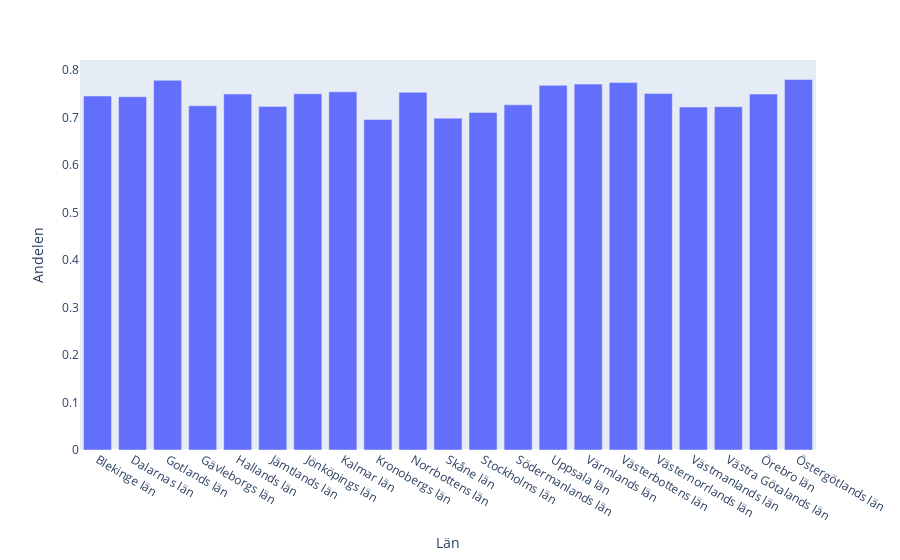

The notebook cell this image was saved under:
### Markdown cell above
### minst 3 doser

### Code cell
import plotly_express as px
import matplotlib.pyplot as plt

minst_dos3 = vaccinerade_kommun_och_ålder.groupby('Län_namn')['Andel 3 doser'].mean()

fig = px.bar(x=minst_dos3.index, y=minst_dos3)
fig.update_yaxes(title="Andelen",showgrid=False,showticklabels=True)
fig.update_xaxes(title="Län", showgrid=False, zeroline=True,showticklabels=True, showline=False)
fig.show()

### Figure 1 — Plotly figure (JSON) as saved in the notebook; plotly's stock layout.template omitted (floating-point values rounded to 4 significant figures)
{"data": [{"alignmentgroup": "True", "hovertemplate": "x=%{x}<br>y=%{y}<extra></extra>", "legendgroup": "", "marker": {"color": "#636efa", "pattern": {"shape": ""}}, "name": "", "offsetgroup": "", "orientation": "v", "showlegend": false, "textposition": "auto", "type": "bar", "x": ["Blekinge län", "Dalarnas län", "Gotlands län", "Gävleborgs län", "Hallands län", "Jämtlands län", "Jönköpings län", "Kalmar län", "Kronobergs län", "Norrbottens län", "Skåne län", "Stockholms län", "Södermanlands län", "Uppsala län", "Värmlands län", "Västerbottens län", "Västernorrlands län", "Västmanlands län", "Västra Götalands län", "Örebro län", "Östergötlands län"], "xaxis": "x", "y": [0.7449, 0.7434, 0.7781, 0.7245, 0.7492, 0.7231, 0.7497, 0.7538, 0.6956, 0.7528, 0.6983, 0.7104, 0.7263, 0.7675, 0.77, 0.7732, 0.7501, 0.7217, 0.7224, 0.749, 0.7797], "yaxis": "y"}], "layout": {"barmode": "relative", "legend": {"tracegroupgap": 0}, "margin": {"t": 60}, "xaxis": {"anchor": "y", "domain": [0, 1], "showgrid": false, "showline": false, "showticklabels": true, "title": {"text": "Län"}, "zeroline": true}, "yaxis": {"anchor": "x", "domain": [0, 1], "showgrid": false, "showticklabels": true, "title": {"text": "Andelen"}}}}
